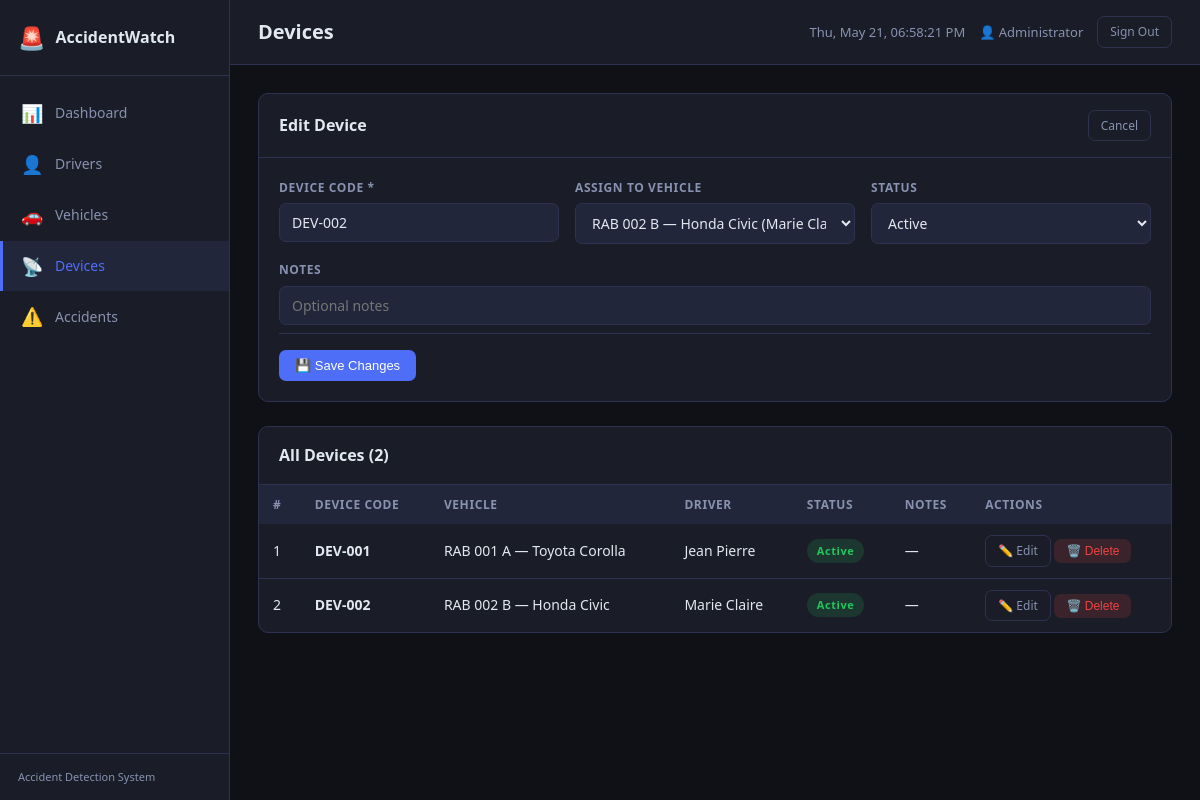
The app's page /dashboard/devices.php?edit=2 (signed in) with its own data.
### tables this page shows
CREATE TABLE IF NOT EXISTS devices (
    id          INT UNSIGNED AUTO_INCREMENT PRIMARY KEY,
    device_code VARCHAR(50) NOT NULL UNIQUE,   
    vehicle_id  INT UNSIGNED,
    status      ENUM('active', 'inactive', 'maintenance') DEFAULT 'active',
    notes       TEXT,
    created_at  DATETIME DEFAULT CURRENT_TIMESTAMP,
    updated_at  DATETIME DEFAULT CURRENT_TIMESTAMP ON UPDATE CURRENT_TIMESTAMP,
    FOREIGN KEY (vehicle_id) REFERENCES vehicles(id) ON DELETE SET NULL
);

CREATE TABLE IF NOT EXISTS vehicles (
    id           INT UNSIGNED AUTO_INCREMENT PRIMARY KEY,
    plate_number VARCHAR(20)  NOT NULL UNIQUE,
    make         VARCHAR(50),                
    model        VARCHAR(50),                
    year         YEAR,
    color        VARCHAR(30),
    driver_id    INT UNSIGNED,
    created_at   DATETIME DEFAULT CURRENT_TIMESTAMP,
    updated_at   DATETIME DEFAULT CURRENT_TIMESTAMP ON UPDATE CURRENT_TIMESTAMP,
    FOREIGN KEY (driver_id) REFERENCES drivers(id) ON DELETE SET NULL
);

CREATE TABLE IF NOT EXISTS drivers (
    id             INT UNSIGNED AUTO_INCREMENT PRIMARY KEY,
    full_name      VARCHAR(100) NOT NULL,
    phone          VARCHAR(20)  NOT NULL,
    email          VARCHAR(100),
    license_number VARCHAR(50)  NOT NULL UNIQUE,
    address        TEXT,
    created_at     DATETIME DEFAULT CURRENT_TIMESTAMP,
    updated_at     DATETIME DEFAULT CURRENT_TIMESTAMP ON UPDATE CURRENT_TIMESTAMP
);

### dashboard/devices.php (the view, shortened to what this page needs)
<?php
$db  = getDB();
$editDevice = null;
if (isset($_GET['edit'])) {
    $s = $db->prepare("SELECT * FROM devices WHERE id = ?");
    $s->execute([(int)$_GET['edit']]);
    $editDevice = $s->fetch();
}
$devices = $db->query("
    SELECT d.*, v.plate_number, v.make, v.model,
           dr.full_name AS driver_name
    FROM devices d
    LEFT JOIN vehicles v  ON d.vehicle_id = v.id
    LEFT JOIN drivers dr  ON v.driver_id  = dr.id
    ORDER BY d.created_at DESC
")->fetchAll();
$vehicles = $db->query("
    SELECT v.id, v.plate_number, v.make, v.model, d.full_name AS driver_name
    FROM vehicles v
    LEFT JOIN drivers d ON v.driver_id = d.id
    ORDER BY v.plate_number
")->fetchAll();
require_once 'includes/header.php';
?>
<div class="card" style="margin-bottom:24px">
    <div class="card-header">
        <h2><?= $editDevice ? 'Edit Device' : 'Register New Device' ?></h2>
        <?php if ($editDevice): ?>
        <a href="devices.php" class="btn btn-ghost btn-sm">Cancel</a>
        <?php endif; ?>
    </div>
    <div class="card-body">
        <form method="POST">
            <div class="form-grid">
                <div class="form-group">
                    <label>Device Code *</label>
                    <input type="text" name="device_code" required placeholder="DEV-001"
                           value="<?= htmlspecialchars($editDevice['device_code'] ?? '') ?>">
                </div>
                <div class="form-group">
                    <label>Assign to Vehicle</label>
                    <select name="vehicle_id">
                        <?php foreach ($vehicles as $v): ?>
                        <option value="<?= $v['id'] ?>"
                            <?= ($editDevice['vehicle_id'] ?? '') == $v['id'] ? 'selected' : '' ?>>
                            <?= htmlspecialchars($v['plate_number'] . ' — ' . $v['make'] . ' ' . $v['model']) ?>
                            <?= $v['driver_name'] ? '(' . htmlspecialchars($v['driver_name']) . ')' : '' ?>
                        </option>
                        <?php endforeach; ?>
                    </select>
                </div>
                <div class="form-group">
                    <label>Status</label>
                    <select name="status">
                        <?php foreach (['active', 'inactive', 'maintenance'] as $s): ?>
                        <option value="<?= $s ?>"
                            <?= ($editDevice['status'] ?? 'active') === $s ? 'selected' : '' ?>>
                            <?= ucfirst($s) ?>
                        </option>
                        <?php endforeach; ?>
                    </select>
                </div>
                <div class="form-group full">
                    <label>Notes</label>
                    <input type="text" name="notes" placeholder="Optional notes"
                           value="<?= htmlspecialchars($editDevice['notes'] ?? '') ?>">
                </div>
            </div>
            <div class="form-actions">
                <button type="submit" class="btn btn-primary">
                    <?= $editDevice ? '💾 Save Changes' : '➕ Register Device' ?>
                </button>
            </div>
        </form>
    </div>
</div>
<div class="card">
    <div class="card-header">
        <h2>All Devices (<?= count($devices) ?>)</h2>
    </div>
    <div class="table-wrap">
        <table>
            <thead>
                <tr>
                    <th>#</th>
                    <th>Device Code</th>
                    <th>Vehicle</th>
                    <th>Driver</th>
                    <th>Status</th>
                    <th>Notes</th>
                    <th>Actions</th>
                </tr>
            </thead>
            <tbody>
                <?php if (empty($devices)): ?>
                <tr><td colspan="7" class="empty">No devices registered yet.</td></tr>
                <?php else: ?>
                <?php foreach ($devices as $d): ?>
                <tr>
                    <td><?= $d['id'] ?></td>
                    <td><strong><?= htmlspecialchars($d['device_code']) ?></strong></td>
                    <td><?= htmlspecialchars($d['plate_number'] ? $d['plate_number'] . ' — ' . $d['make'] . ' ' . $d['model'] : '—') ?></td>
                    <td><?= htmlspecialchars($d['driver_name'] ?? '—') ?></td>
                    <td><span class="badge badge-<?= $d['status'] ?>"><?= ucfirst($d['status']) ?></span></td>
                    <td><?= htmlspecialchars($d['notes'] ?? '—') ?></td>
                    <td>
                        <a href="devices.php?edit=<?= $d['id'] ?>" class="btn btn-ghost btn-sm">✏️ Edit</a>
                        <form method="POST" style="display:inline">
                            <button type="submit" class="btn btn-danger btn-sm confirm-delete">🗑️ Delete</button>
                        </form>
                    </td>
                </tr>
                <?php endforeach; ?>
                <?php endif; ?>
            </tbody>
        </table>
    </div>
</div>
<?php require_once 'includes/footer.php'; ?>

### dashboard/assets/css/style.css (style rules this page uses)
*, *::before, *::after { box-sizing: border-box; margin: 0; padding: 0; }
:root { --bg: #0f1117; --surface: #1a1d27; --surface2: #22263a; --border: #2e3250; --primary: #4f6ef7; --primary-h: #3a57e8; --text: #e2e8f0; --text-muted:#8892b0; --urgent: #ef4444; --medium: #f59e0b; --normal: #22c55e; --radius: 10px; --sidebar-w: 230px; --transition: 0.2s ease; }
body { font-family: 'Segoe UI', system-ui, sans-serif; background: var(--bg); color: var(--text); font-size: 14px; line-height: 1.6; }
a { color: var(--primary); text-decoration: none; }
.card { background: var(--surface); border: 1px solid var(--border); border-radius: var(--radius); margin-bottom: 24px; overflow: hidden; }
.card-header { display: flex; align-items: center; justify-content: space-between; padding: 16px 20px; border-bottom: 1px solid var(--border); }
.card-header h2 { font-size: 16px; font-weight: 600; }
.card-body { padding: 20px; }
.table-wrap { overflow-x: auto; }
table { width: 100%; border-collapse: collapse; }
thead th { background: var(--surface2); padding: 10px 14px; text-align: left; font-size: 12px; font-weight: 600; color: var(--text-muted); text-transform: uppercase; letter-spacing: 0.05em; white-space: nowrap; }
tbody td { padding: 11px 14px; border-bottom: 1px solid var(--border); vertical-align: middle; }
tbody tr:last-child td { border-bottom: none; }
.badge { display: inline-block; padding: 3px 10px; border-radius: 20px; font-size: 11px; font-weight: 700; letter-spacing: 0.05em; }
.badge-active { background: rgba(34,197,94,0.15); color: #22c55e; }
.btn { display: inline-flex; align-items: center; gap: 6px; padding: 8px 16px; border-radius: 7px; font-size: 13px; font-weight: 500; cursor: pointer; border: none; transition: background var(--transition), opacity var(--transition); text-decoration: none; }
.btn-primary { background: var(--primary); color: #fff; }
.btn-danger { background: rgba(239,68,68,0.15); color: #ef4444; }
.btn-sm { padding: 5px 12px; font-size: 12px; }
.btn-ghost { background: transparent; color: var(--text-muted); border: 1px solid var(--border); }
.form-grid { display: grid; grid-template-columns: repeat(auto-fill, minmax(240px, 1fr)); gap: 16px; }
.form-group { display: flex; flex-direction: column; gap: 6px; }
.form-group.full { grid-column: 1 / -1; }
label { font-size: 12px; font-weight: 600; color: var(--text-muted); text-transform: uppercase; letter-spacing: 0.05em; }
input, select, textarea { background: var(--surface2); border: 1px solid var(--border); border-radius: 7px; padding: 9px 12px; color: var(--text); font-size: 14px; font-family: inherit; transition: border-color var(--transition); width: 100%; }
select option { background: var(--surface2); }
.form-actions { display: flex; gap: 10px; margin-top: 8px; padding-top: 16px; border-top: 1px solid var(--border); }

### records on screen
devices: device_code "DEV-002", vehicle_id "RAB 002 B — Honda Civic (Marie Claire)", status "Active", id "2", vehicle.model "RAB 002 B — Honda Civic", drivers.full_name "Marie Claire", notes "—"
devices: id "1", device_code "DEV-001", vehicle.model "RAB 001 A — Toyota Corolla", drivers.full_name "Jean Pierre", status "Active", notes "—"

### other values on screen
$icon "📊 👤 🚗 📡 ⚠️"
$label "Dashboard Drivers Vehicles Devices Accidents"
$pageTitle "Devices"
$_SESSION['full_name'] "Administrator"
count($devices) "2"
